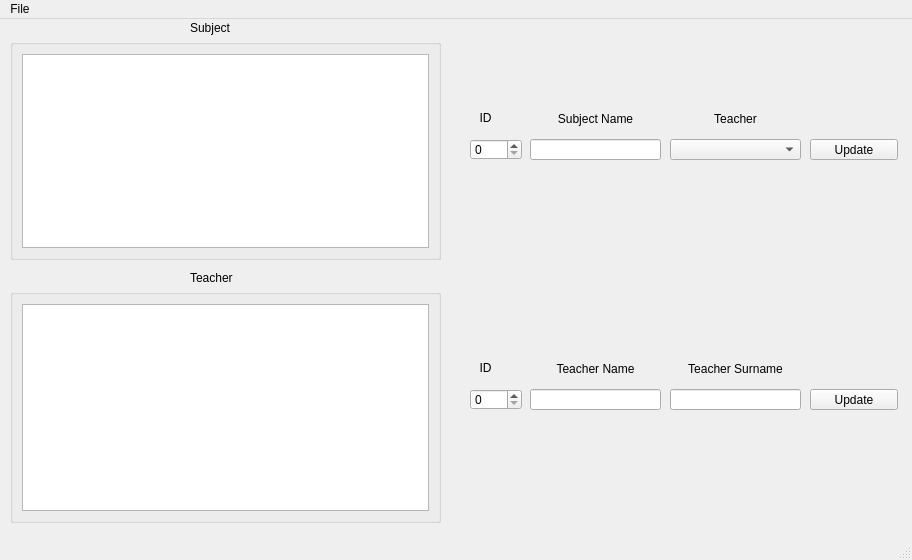
<?xml version="1.0" encoding="UTF-8"?>
<ui version="4.0">
 <class>upTSClass</class>
 <widget class="QMainWindow" name="upTSClass">
  <property name="geometry">
   <rect>
    <x>0</x>
    <y>0</y>
    <width>912</width>
    <height>560</height>
   </rect>
  </property>
  <property name="windowTitle">
   <string>Update Teachers or Subjects</string>
  </property>
  <property name="windowIcon">
   <iconset resource="../resources/res.qrc">
    <normaloff>:/imgs/images/window_icon.ico</normaloff>:/imgs/images/window_icon.ico</iconset>
  </property>
  <widget class="QWidget" name="centralwidget">
   <widget class="QLabel" name="label">
    <property name="geometry">
     <rect>
      <x>190</x>
      <y>250</y>
      <width>101</width>
      <height>18</height>
     </rect>
    </property>
    <property name="text">
     <string>Teacher</string>
    </property>
   </widget>
   <widget class="QLabel" name="label_2">
    <property name="geometry">
     <rect>
      <x>190</x>
      <y>0</y>
      <width>101</width>
      <height>18</height>
     </rect>
    </property>
    <property name="text">
     <string>Subject</string>
    </property>
   </widget>
   <widget class="QLineEdit" name="lnTeachName">
    <property name="geometry">
     <rect>
      <x>530</x>
      <y>370</y>
      <width>131</width>
      <height>21</height>
     </rect>
    </property>
   </widget>
   <widget class="QSpinBox" name="spnTeachID">
    <property name="geometry">
     <rect>
      <x>470</x>
      <y>370</y>
      <width>52</width>
      <height>21</height>
     </rect>
    </property>
   </widget>
   <widget class="QLineEdit" name="lnTeachSurname">
    <property name="geometry">
     <rect>
      <x>670</x>
      <y>370</y>
      <width>131</width>
      <height>21</height>
     </rect>
    </property>
   </widget>
   <widget class="QPushButton" name="btnTeacherUpdate">
    <property name="geometry">
     <rect>
      <x>810</x>
      <y>370</y>
      <width>88</width>
      <height>21</height>
     </rect>
    </property>
    <property name="text">
     <string>Update</string>
    </property>
   </widget>
   <widget class="QLabel" name="label_3">
    <property name="geometry">
     <rect>
      <x>470</x>
      <y>340</y>
      <width>31</width>
      <height>18</height>
     </rect>
    </property>
    <property name="text">
     <string>ID</string>
    </property>
    <property name="alignment">
     <set>Qt::AlignCenter</set>
    </property>
   </widget>
   <widget class="QLabel" name="label_4">
    <property name="geometry">
     <rect>
      <x>530</x>
      <y>340</y>
      <width>131</width>
      <height>20</height>
     </rect>
    </property>
    <property name="text">
     <string>Teacher Name</string>
    </property>
    <property name="alignment">
     <set>Qt::AlignCenter</set>
    </property>
   </widget>
   <widget class="QLabel" name="label_5">
    <property name="geometry">
     <rect>
      <x>670</x>
      <y>340</y>
      <width>131</width>
      <height>20</height>
     </rect>
    </property>
    <property name="text">
     <string>Teacher Surname</string>
    </property>
    <property name="alignment">
     <set>Qt::AlignCenter</set>
    </property>
   </widget>
   <widget class="QLabel" name="label_6">
    <property name="geometry">
     <rect>
      <x>530</x>
      <y>90</y>
      <width>131</width>
      <height>20</height>
     </rect>
    </property>
    <property name="text">
     <string>Subject Name</string>
    </property>
    <property name="alignment">
     <set>Qt::AlignCenter</set>
    </property>
   </widget>
   <widget class="QSpinBox" name="spnSubID">
    <property name="geometry">
     <rect>
      <x>470</x>
      <y>120</y>
      <width>52</width>
      <height>21</height>
     </rect>
    </property>
   </widget>
   <widget class="QPushButton" name="btnSubUpdate">
    <property name="geometry">
     <rect>
      <x>810</x>
      <y>120</y>
      <width>88</width>
      <height>21</height>
     </rect>
    </property>
    <property name="text">
     <string>Update</string>
    </property>
   </widget>
   <widget class="QLabel" name="label_7">
    <property name="geometry">
     <rect>
      <x>470</x>
      <y>90</y>
      <width>31</width>
      <height>18</height>
     </rect>
    </property>
    <property name="text">
     <string>ID</string>
    </property>
    <property name="alignment">
     <set>Qt::AlignCenter</set>
    </property>
   </widget>
   <widget class="QLabel" name="label_8">
    <property name="geometry">
     <rect>
      <x>670</x>
      <y>90</y>
      <width>131</width>
      <height>20</height>
     </rect>
    </property>
    <property name="text">
     <string>Teacher</string>
    </property>
    <property name="alignment">
     <set>Qt::AlignCenter</set>
    </property>
   </widget>
   <widget class="QLineEdit" name="lnSubName">
    <property name="geometry">
     <rect>
      <x>530</x>
      <y>120</y>
      <width>131</width>
      <height>21</height>
     </rect>
    </property>
   </widget>
   <widget class="QComboBox" name="cbnTeacher">
    <property name="geometry">
     <rect>
      <x>670</x>
      <y>120</y>
      <width>131</width>
      <height>21</height>
     </rect>
    </property>
   </widget>
   <widget class="QLabel" name="lblQueryStatus">
    <property name="geometry">
     <rect>
      <x>360</x>
      <y>250</y>
      <width>541</width>
      <height>20</height>
     </rect>
    </property>
    <property name="text">
     <string/>
    </property>
    <property name="alignment">
     <set>Qt::AlignCenter</set>
    </property>
   </widget>
   <widget class="QGroupBox" name="groupBox">
    <property name="geometry">
     <rect>
      <x>10</x>
      <y>20</y>
      <width>431</width>
      <height>221</height>
     </rect>
    </property>
    <property name="title">
     <string/>
    </property>
    <property name="flat">
     <bool>true</bool>
    </property>
    <layout class="QVBoxLayout" name="verticalLayout">
     <item>
      <widget class="QTableView" name="tbSubjects">
       <property name="editTriggers">
        <set>QAbstractItemView::NoEditTriggers</set>
       </property>
      </widget>
     </item>
    </layout>
   </widget>
   <widget class="QGroupBox" name="groupBox_2">
    <property name="geometry">
     <rect>
      <x>10</x>
      <y>270</y>
      <width>431</width>
      <height>234</height>
     </rect>
    </property>
    <property name="title">
     <string/>
    </property>
    <property name="flat">
     <bool>true</bool>
    </property>
    <layout class="QVBoxLayout" name="verticalLayout_2">
     <item>
      <widget class="QTableView" name="tbTeachers">
       <property name="editTriggers">
        <set>QAbstractItemView::NoEditTriggers</set>
       </property>
      </widget>
     </item>
    </layout>
   </widget>
  </widget>
  <widget class="QMenuBar" name="menubar">
   <property name="geometry">
    <rect>
     <x>0</x>
     <y>0</y>
     <width>912</width>
     <height>30</height>
    </rect>
   </property>
   <widget class="QMenu" name="menuFIle">
    <property name="title">
     <string>File</string>
    </property>
    <addaction name="actionRefresh"/>
   </widget>
   <addaction name="menuFIle"/>
  </widget>
  <widget class="QStatusBar" name="statusbar"/>
  <action name="actionRefresh">
   <property name="text">
    <string>&amp;Refresh</string>
   </property>
  </action>
 </widget>
 <tabstops>
  <tabstop>spnSubID</tabstop>
  <tabstop>lnSubName</tabstop>
  <tabstop>cbnTeacher</tabstop>
  <tabstop>btnSubUpdate</tabstop>
  <tabstop>spnTeachID</tabstop>
  <tabstop>lnTeachName</tabstop>
  <tabstop>lnTeachSurname</tabstop>
  <tabstop>btnTeacherUpdate</tabstop>
  <tabstop>tbSubjects</tabstop>
  <tabstop>tbTeachers</tabstop>
 </tabstops>
 <resources>
  <include location="../resources/res.qrc"/>
 </resources>
 <connections/>
</ui>
